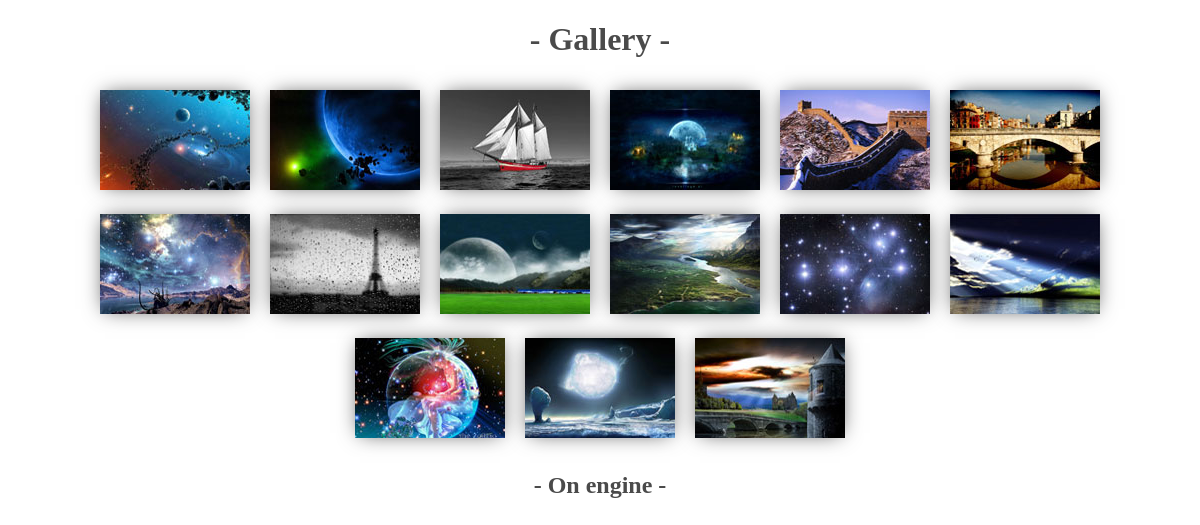
The page / on the database its author committed.
### tables this page shows
CREATE TABLE `gallery` (
  `id` int(11) NOT NULL,
  `views` int(11) NOT NULL
);

### engine/db.php (called while the page is built, shortened)
<?php
function getDb() {
  static $db = null;
  if (is_null($db)) {
    $db = @mysqli_connect(HOST, USER, PASS, DB) or die("Could not connect: " . mysqli_connect_error());
  }
  return $db;
}
function getAssocResult($sql)
{
  $db = getDb();
  $result = @mysqli_query($db, $sql) or die(mysqli_error($db));
  $array_result = [];
  while ($row = mysqli_fetch_assoc($result))
    $array_result[] = $row;
  return $array_result;
}

### views/index.php (the view, shortened to what this page needs)
<link rel="stylesheet" type="text/css" href="css/main.css">
<h1>- Gallery -</h1>
<div class="Gallery">
  <? foreach ($gallery as $item): ?>
    <a class='photo' href='/preview/?id=<?= $item['id'] ?>.jpg'>
      <img src='<?= fileSmallPath;
      if ($item['id'] < 10) {
        echo '0';
      }
      echo $item['id'] . '.jpg' ?>' width="150" height="100"/></a>
  <? endforeach; ?>
</div>
<h2>- On engine -</h2>

### public/css/main.css (style rules this page uses)
h1, h2 { text-align: center; color: #4A4A4A; }
.Gallery { display: flex; flex-wrap: wrap; justify-content: center; align-items: center; }
.Gallery a { margin: 10px; cursor: pointer; transition: 0.3s; }
.Gallery a img { box-shadow: 0 0 20px -5px rgba(0,0,0,0.75); }

### rows shown on the page
gallery: shows a picture
gallery: shows a picture
gallery: shows a picture
gallery: shows a picture
gallery: shows a picture
gallery: shows a picture
gallery: shows a picture
gallery: shows a picture
gallery: shows a picture
gallery: shows a picture
gallery: shows a picture
gallery: shows a picture
gallery: shows a picture
gallery: shows a picture
gallery: shows a picture
